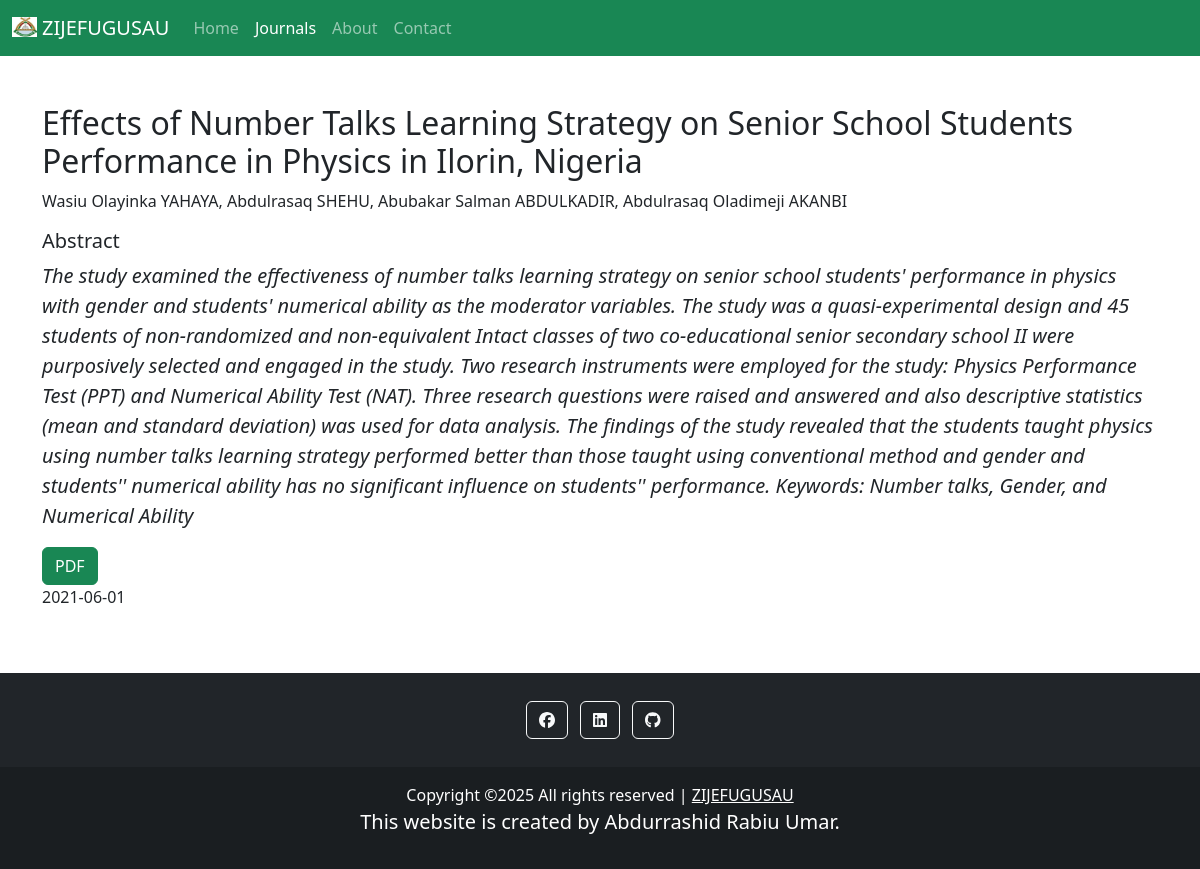
Page /read_article2.php on the committed database.
### tables this page shows
CREATE TABLE `articles` (
  `id` int(11) NOT NULL,
  `journals_id` int(11) NOT NULL,
  `author_name` varchar(300) NOT NULL,
  `article_name` varchar(300) NOT NULL,
  `abstract` text NOT NULL,
  `visible` tinyint(1) NOT NULL,
  `date` date NOT NULL,
  `pdf` varchar(300) NOT NULL
);

### read_article2.php (the view, shortened to what this page needs)
<?php
    require 'includes/connection.php';
?>
<!DOCTYPE html>
<html>
<head>
    <link rel='stylesheet' type='text/css' media='screen' href='css/styles.css'>
    <link rel='stylesheet' type='text/css' media='screen' href='css/bootstrap.css'>
    <link rel='stylesheet' type='text/css' media='screen' href='css/bootstrap.min.css'>
    <link rel='stylesheet' type='text/css' media='screen' href='fontawesome-free-6.2.0-web/css/all.css'>
    <link rel='stylesheet' type='text/css' media='screen' href='fontawesome-free-6.2.0-web/css/all.min.css'>
</head>
<body>
    <nav class="navbar navbar-dark bg-success navbar-expand-sm">
        <div class="container-fluid">
        <a class="navbar-brand" href="https://www.zijefugusau.com.ng"><img src="img/favicon.ico" alt=""style="height: 20px; width: 25px; margin-bottom: 5px; margin-right: 5px;">ZIJEFUGUSAU</a>
            <div class="collapse navbar-collapse" id="navbarNav">
                <ul class="navbar-nav">
                    <li class="nav-item">
                        <a class="nav-link" aria-current="page" href="index.php">Home</a>
                    </li>
                    <li class="nav-item">
                        <a class="nav-link active" aria-current="page" href="journals.php">Journals</a>
                    </li>
                    <li class="nav-item">
                        <a class="nav-link" aria-current="page" href="about.php">About</a>
                    </li>
                    <li class="nav-item">
                        <a class="nav-link" aria-current="page" href="contact.php">Contact</a>
                    </li>
                </ul>
            </div>
        </div>
    </nav>
    <div class="container mt-5 mb-5">
        <?php
            $query = "SELECT * FROM articles WHERE id = 2";
            $result = mysqli_query($conn, $query);
            while ($row = mysqli_fetch_assoc($result)){
                echo "<div class='row'>";
                    echo "<div class='col'>";
                        echo "<h2>{$row['article_name']}</h2>";
                        echo "<p>{$row['author_name']}</p>";
                        echo "<p class='h5'>Abstract</p>";
                        echo "<p class='lead fst-italic'>{$row['abstract']}</p>";
                        echo "<a href='pdf/{$row['pdf']}' class='btn btn-success'>PDF</a>";
                        echo "<p>{$row['date']}</p>";
                    echo "</div>";
                echo "</div>";
            }
        ?>
    </div>
    <footer class="bg-dark text-center text-white">
        <div class="container p-4 pb-0">
            <section class="mb-4">
            <a class="btn btn-outline-light btn-floating m-1" href="https://web.facebook.com/abdurrashid.rabiuumar.94" role="button">
                <i class="fab fa-facebook"></i>
            </a>
            <a class="btn btn-outline-light btn-floating m-1" href="https://www.linkedin.com/in/abdurrashid-rabiu-886220208/" role="button">
                <i class="fab fa-linkedin"></i>
            </a>
            <a class="btn btn-outline-light btn-floating m-1" href="https://github.com/Abdurrashid-Rabiu" role="button">
                <i class="fab fa-github"></i>
            </a>
            </section>
        </div>
        <div class="text-center p-3" style="background-color: rgba(0, 0, 0, 0.2);">
            Copyright &copy;<script>document.write(new Date().getFullYear());</script> All rights reserved | <a class="text-white" href="https://www.zijefugusau.com.ng">ZIJEFUGUSAU</a>
            <p class="lead">This website is created by Abdurrashid Rabiu Umar.</p>
        </div>
    </footer>
</body>
</html>

### css/styles.css (style rules this page uses)
img { height: 300px; width: 300px; }

### rows in the picture
articles: article_name "Effects of Number Talks Learning Strategy on Senior School Students Performance in Physics in Ilorin, Nigeria", author_name "Wasiu Olayinka YAHAYA, Abdulrasaq SHEHU, Abubakar Salman ABDULKADIR, Abdulrasaq Oladimeji AKANBI", abstract "The study examined the effectiveness of number talks learning strategy on senior school students' performance in physics with gender and students' numerical ability as the moderator variables. The study was a quasi-experimental design and 45 students of non-randomized and non-equivalent Intact classes of two co-educational senior secondary school II were purposively selected and engaged in the study. Two research instruments were employed for the study: Physics Performance Test (PPT) and Numerical Ability Test (NAT). Three research questions were raised and answered and also descriptive statistics (mean and standard deviation) was used for data analysis. The findings of the study revealed…", date "2021-06-01"
